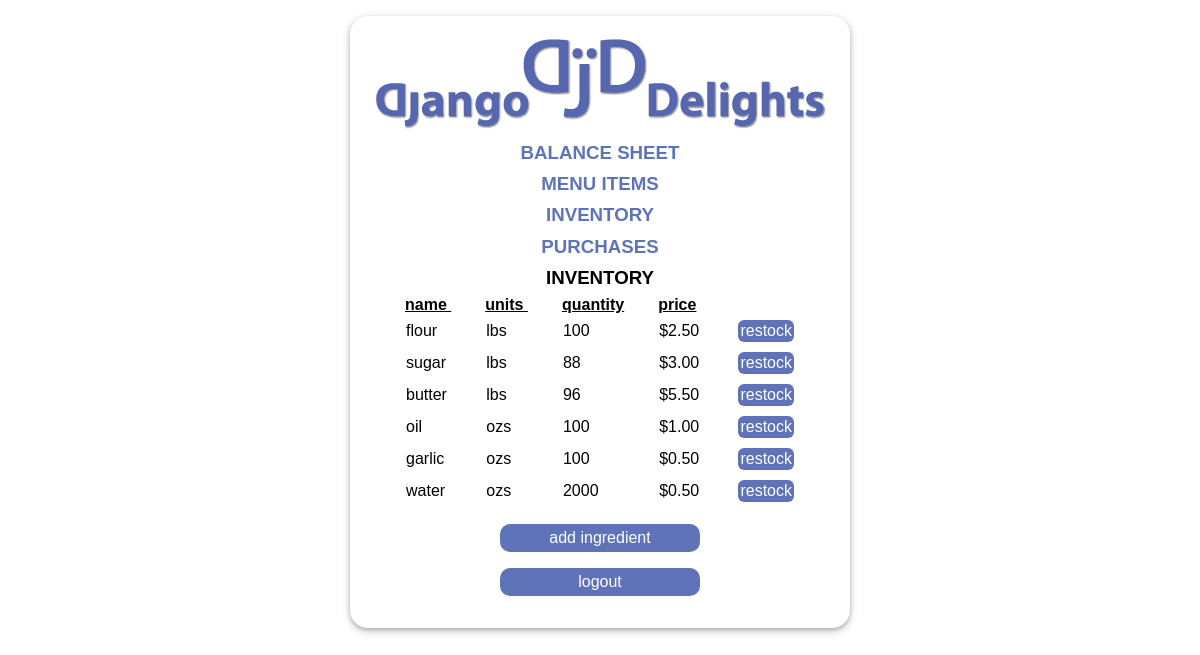
/inventory (signed in), run on an earlier commit of the app's database.
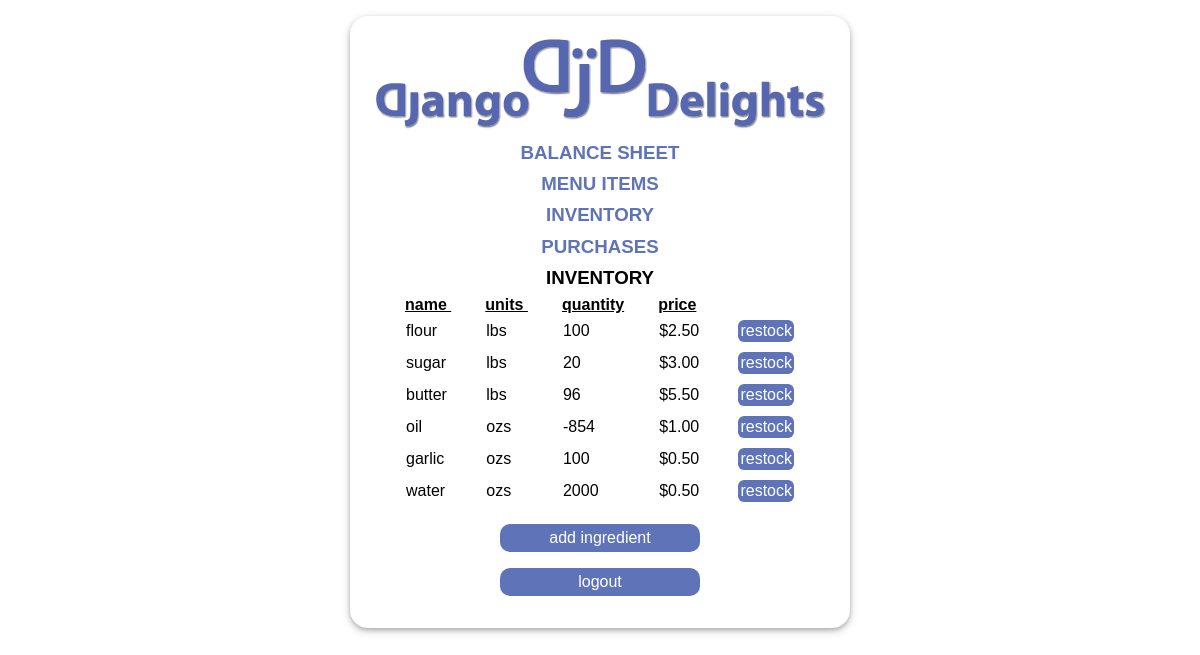
And on a later commit of the database.
### inventory/models.py (models this page shows, shortened)
class Ingredient(models.Model):
    OUNCE = 'oz'
    POUND = 'lb'
    UNIT_CHOICES = [
        (OUNCE,'ounce'),
        (POUND, 'pound')
    ]
    name = models.CharField(max_length=20)
    unit = models.CharField(max_length=2, choices=UNIT_CHOICES, default="oz")
    availableQuantity = models.IntegerField(default=10)
    unitPrice = models.DecimalField(max_digits=10, decimal_places=2)

### inventory/views.py (the view)
# urls.py: path('inventory', views.Inventory.as_view(), name='inventory'),
class Inventory(LoginRequiredMixin, ListView):
    model = Ingredient
    template_name = "inventory/inventory.html"

### inventory/templates/inventory/inventory.html
{% extends './home.html' %}
{% block content %}
{{ block.super }}
<h3>INVENTORY</h3>
<table class="button-table">
    <thead>
<tr>
<th>name&nbsp;</th>
<th>units&nbsp;</th>
<th>quantity</th>
<th>price</th>
<th></th>
</tr>
</thead>
<tbody>
{% for item in object_list %}
<tr>
    <td>{{item.name}}</td>
    <td>{{item.unit}}s</td>
    <td>{{item.availableQuantity}}</td>
    <td>${{item.unitPrice}}</td>
    <td class = "tinybutton"><a href="{% url 'update_ingredient' item.id %}">restock</a></td>
{% endfor %}
</tbody>
</table>
<div class="actionpanel">
<a href="{% url "add_ingredient"  %}">add ingredient</a></td>
</div>
{% endblock %}

What changed in the data, as far as the page shows it:
changed Ingredient "sugar": availableQuantity "88" → "20"
changed Ingredient "oil": availableQuantity "100" → "-854"
